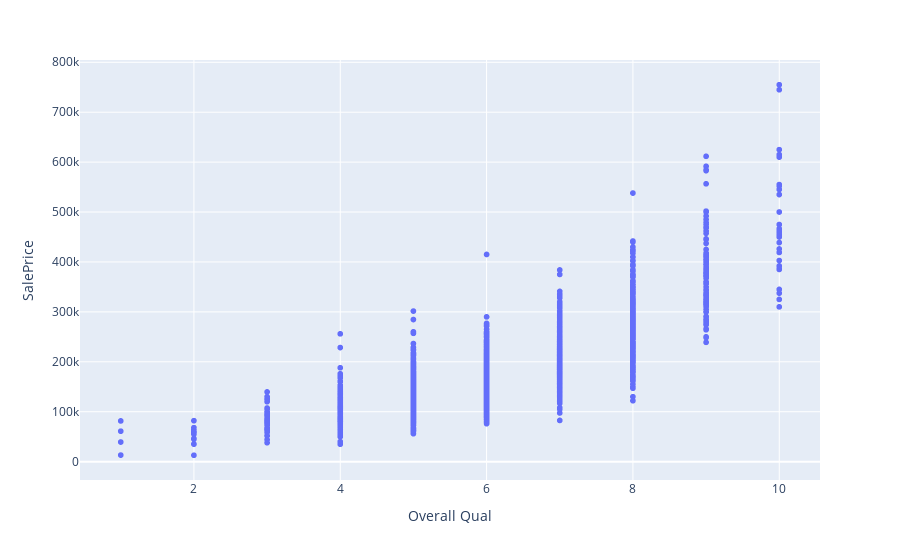

Source (notebook cell):
### Code cell
px.scatter(df,x = 'Overall Qual' , y= 'SalePrice').show()

### Figure 1 — Plotly figure (JSON) as saved in the notebook; plotly's stock layout.template omitted (floating-point values rounded to 4 significant figures; data arrays with more than 128 entries replaced by an {"elided": "..."} marker saying what was removed)
{"data": [{"hovertemplate": "Overall Qual=%{x}<br>SalePrice=%{y}<extra></extra>", "legendgroup": "", "marker": {"color": "#636efa", "symbol": "circle"}, "mode": "markers", "name": "", "showlegend": false, "type": "scattergl", "x": {"elided": "2926 int values"}, "xaxis": "x", "y": {"elided": "2926 int values"}, "yaxis": "y"}], "layout": {"legend": {"tracegroupgap": 0}, "margin": {"t": 60}, "xaxis": {"anchor": "y", "domain": [0, 1], "title": {"text": "Overall Qual"}}, "yaxis": {"anchor": "x", "domain": [0, 1], "title": {"text": "SalePrice"}}}}
